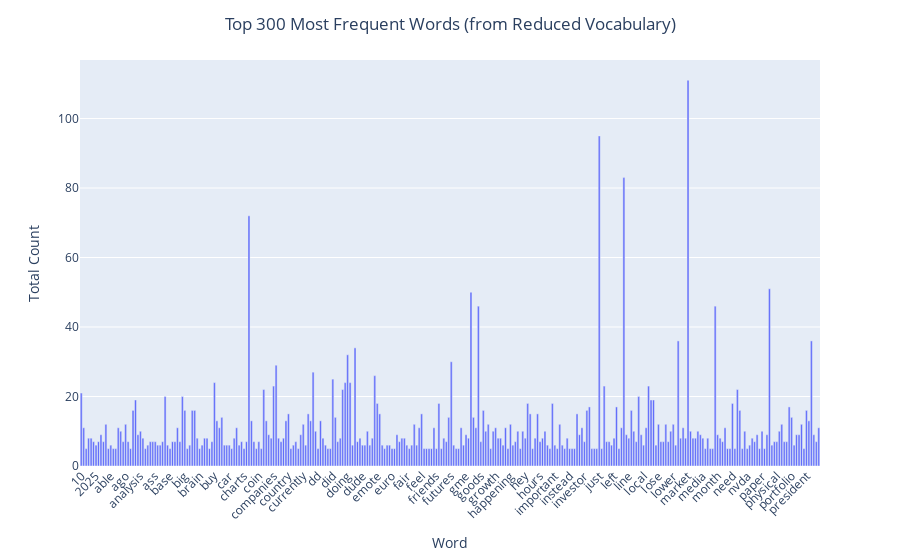

Notebook code cell kept with this figure:
### Markdown cell above
### >>> Exercise 13

Here, we can see it contains many unimportant engluish words like the, that, be, but, was, or
Now, we want to effieciently reduce the number of terms we want to visualize

### Code cell
# same method as in my master, using min and max

# min_df: ignores words that appear in too few documents (usually these are typos, rare names, or noise)
# max_df: ignores words that appear in too many docs (they usually are the template like used in all data, so it doesnt help to differentiate categories)

vect = CountVectorizer(stop_words='english', #we cut off common english words
                       min_df=5, #means minimum it appears in 5 docs to be considered, but yeah these 2 are hyperparameters we can do trial and error
                       max_df=0.85, #means max it appears in 85% of our docs
                       max_features=10000) #we can also still put limit

df_counts_reduced = vect.fit_transform(df.text)

# calc the freq from new reduced matrix
term_frequencies_reduced = df_counts_reduced.sum(axis=0).A1
vocab_reduced = vect.get_feature_names_out() #collect the words

freq_df_reduced = pd.DataFrame({'Term' : vocab_reduced, 'Frequency': term_frequencies_reduced}) #make dataframe


num_terms_to_plot = 300 #set our words limit
top_df = freq_df_reduced.head(num_terms_to_plot)

#same plotting as befor
fig = px.bar(top_df,
             x='Term',
             y='Frequency',
             labels={'Term': 'Word', 'Frequency': 'Total Count'},
             hover_name='Term',
             hover_data={'Frequency': True, 'Term': False}
             )

fig.update_layout(
    title_text=f'Top {num_terms_to_plot} Most Frequent Words (from Reduced Vocabulary)',
    title_x=0.5,
    title_xanchor='center',
    xaxis_tickangle=-45
)
fig.show()

### Figure 1 — Plotly figure (JSON) as saved in the notebook; plotly's stock layout.template omitted (floating-point values rounded to 4 significant figures; data arrays with more than 128 entries replaced by an {"elided": "..."} marker saying what was removed)
{"data": [{"hovertemplate": "<b>%{hovertext}</b><br><br>Total Count=%{y}<extra></extra>", "hovertext": {"elided": "300 str values"}, "legendgroup": "", "marker": {"color": "#636efa", "pattern": {"shape": ""}}, "name": "", "orientation": "v", "showlegend": false, "textposition": "auto", "type": "bar", "x": {"elided": "300 str values"}, "xaxis": "x", "y": {"elided": "300 int values"}, "yaxis": "y"}], "layout": {"barmode": "relative", "legend": {"tracegroupgap": 0}, "margin": {"t": 60}, "title": {"text": "Top 300 Most Frequent Words (from Reduced Vocabulary)", "x": 0.5, "xanchor": "center"}, "xaxis": {"anchor": "y", "domain": [0, 1], "tickangle": -45, "title": {"text": "Word"}}, "yaxis": {"anchor": "x", "domain": [0, 1], "title": {"text": "Total Count"}}}}
